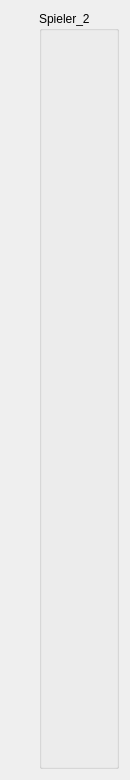
  <widget class="QWidget" name="layoutWidget">
   <property name="geometry">
    <rect>
     <x>960</x>
     <y>20</y>
     <width>128</width>
     <height>780</height>
    </rect>
   </property>
   <layout class="QHBoxLayout" name="horizontalLayout_2">
    <item>
     <spacer name="verticalSpacer_2">
      <property name="orientation">
       <enum>Qt::Vertical</enum>
      </property>
      <property name="sizeHint" stdset="0">
       <size>
        <width>28</width>
        <height>778</height>
       </size>
      </property>
     </spacer>
    </item>
    <item>
     <widget class="QGroupBox" name="player2">
      <property name="title">
       <string>Spieler_2</string>
      </property>
      <widget class="token_label" name="gelb_1">
       <property name="geometry">
        <rect>
         <x>10</x>
         <y>600</y>
         <width>70</width>
         <height>70</height>
        </rect>
       </property>
       <property name="toolTip">
        <string>&lt;html&gt;&lt;head/&gt;&lt;body&gt;&lt;p&gt;Spielstein laesst sich auf die Punkte des Muehlespielfeldes setzen&lt;/p&gt;&lt;/body&gt;&lt;/html&gt;</string>
       </property>
       <property name="styleSheet">
        <string notr="true"/>
       </property>
       <property name="text">
        <string/>
       </property>
       <property name="pixmap">
        <pixmap>gelb.png</pixmap>
       </property>
      </widget>
      <widget class="token_label" name="gelb_2">
       <property name="geometry">
        <rect>
         <x>10</x>
         <y>520</y>
         <width>70</width>
         <height>70</height>
        </rect>
       </property>
       <property name="toolTip">
        <string>&lt;html&gt;&lt;head/&gt;&lt;body&gt;&lt;p&gt;Spielstein laesst sich auf die Punkte des Muehlespielfeldes setzen&lt;/p&gt;&lt;/body&gt;&lt;/html&gt;</string>
       </property>
       <property name="styleSheet">
        <string notr="true"/>
       </property>
       <property name="text">
        <string/>
       </property>
       <property name="pixmap">
        <pixmap>gelb.png</pixmap>
       </property>
      </widget>
      <widget class="token_label" name="gelb_3">
       <property name="geometry">
        <rect>
         <x>10</x>
         <y>450</y>
         <width>70</width>
         <height>70</height>
        </rect>
       </property>
       <property name="toolTip">
        <string>&lt;html&gt;&lt;head/&gt;&lt;body&gt;&lt;p&gt;Spielstein laesst sich auf die Punkte des Muehlespielfeldes setzen&lt;/p&gt;&lt;/body&gt;&lt;/html&gt;</string>
       </property>
       <property name="styleSheet">
        <string notr="true"/>
       </property>
       <property name="text">
        <string/>
       </property>
       <property name="pixmap">
        <pixmap>gelb.png</pixmap>
       </property>
      </widget>
      <widget class="token_label" name="gelb_4">
       <property name="geometry">
        <rect>
         <x>10</x>
         <y>380</y>
         <width>70</width>
         <height>70</height>
        </rect>
       </property>
       <property name="toolTip">
        <string>&lt;html&gt;&lt;head/&gt;&lt;body&gt;&lt;p&gt;Spielstein laesst sich auf die Punkte des Muehlespielfeldes setzen&lt;/p&gt;&lt;/body&gt;&lt;/html&gt;</string>
       </property>
       <property name="styleSheet">
        <string notr="true"/>
       </property>
       <property name="text">
        <string/>
       </property>
       <property name="pixmap">
        <pixmap>gelb.png</pixmap>
       </property>
      </widget>
      <widget class="token_label" name="gelb_5">
       <property name="geometry">
        <rect>
         <x>10</x>
         <y>310</y>
         <width>70</width>
         <height>70</height>
        </rect>
       </property>
       <property name="toolTip">
        <string>&lt;html&gt;&lt;head/&gt;&lt;body&gt;&lt;p&gt;Spielstein laesst sich auf die Punkte des Muehlespielfeldes setzen&lt;/p&gt;&lt;/body&gt;&lt;/html&gt;</string>
       </property>
       <property name="styleSheet">
        <string notr="true"/>
       </property>
       <property name="text">
        <string/>
       </property>
       <property name="pixmap">
        <pixmap>gelb.png</pixmap>
       </property>
      </widget>
      <widget class="token_label" name="gelb_6">
       <property name="geometry">
        <rect>
         <x>10</x>
         <y>240</y>
         <width>70</width>
         <height>70</height>
        </rect>
       </property>
       <property name="toolTip">
        <string>&lt;html&gt;&lt;head/&gt;&lt;body&gt;&lt;p&gt;Spielstein laesst sich auf die Punkte des Muehlespielfeldes setzen&lt;/p&gt;&lt;/body&gt;&lt;/html&gt;</string>
       </property>
       <property name="styleSheet">
        <string notr="true"/>
       </property>
       <property name="text">
        <string/>
       </property>
       <property name="pixmap">
        <pixmap>gelb.png</pixmap>
       </property>
      </widget>
      <widget class="token_label" name="gelb_7">
       <property name="geometry">
        <rect>
         <x>10</x>
         <y>170</y>
         <width>70</width>
         <height>70</height>
        </rect>
       </property>
       <property name="toolTip">
        <string>&lt;html&gt;&lt;head/&gt;&lt;body&gt;&lt;p&gt;Spielstein laesst sich auf die Punkte des Muehlespielfeldes setzen&lt;/p&gt;&lt;/body&gt;&lt;/html&gt;</string>
       </property>
       <property name="styleSheet">
        <string notr="true"/>
       </property>
       <property name="text">
        <string/>
       </property>
       <property name="pixmap">
        <pixmap>gelb.png</pixmap>
       </property>
      </widget>
      <widget class="token_label" name="gelb_8">
       <property name="geometry">
        <rect>
         <x>10</x>
         <y>100</y>
         <width>70</width>
         <height>70</height>
        </rect>
       </property>
       <property name="toolTip">
        <string>&lt;html&gt;&lt;head/&gt;&lt;body&gt;&lt;p&gt;Spielstein laesst sich auf die Punkte des Muehlespielfeldes setzen&lt;/p&gt;&lt;/body&gt;&lt;/html&gt;</string>
       </property>
       <property name="styleSheet">
        <string notr="true"/>
       </property>
       <property name="text">
        <string/>
       </property>
       <property name="pixmap">
        <pixmap>gelb.png</pixmap>
       </property>
      </widget>
      <widget class="token_label" name="gelb_9">
       <property name="geometry">
        <rect>
         <x>10</x>
         <y>30</y>
         <width>70</width>
         <height>70</height>
        </rect>
       </property>
       <property name="toolTip">
        <string>&lt;html&gt;&lt;head/&gt;&lt;body&gt;&lt;p&gt;Spielstein laesst sich auf die Punkte des Muehlespielfeldes setzen&lt;/p&gt;&lt;/body&gt;&lt;/html&gt;</string>
       </property>
       <property name="styleSheet">
        <string notr="true"/>
       </property>
       <property name="text">
        <string/>
       </property>
       <property name="pixmap">
        <pixmap>gelb.png</pixmap>
       </property>
      </widget>
     </widget>
    </item>
   </layout>
  </widget>
